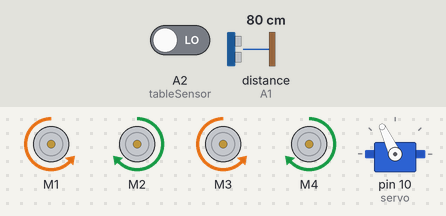
A sketch run on a simulated Arduino Uno, built with avr-gcc and run on an emulated ATmega328P. Parts: 4 × DC motor (green arrow = forward, orange = backward, longer = faster), servo. The test bench sets the inputs (shaded band); at power-on: distance to the obstacle (sensor on A1) 80 cm, A2 (tableSensor) LOW. The echo pulse lasts 58.3 µs per cm.

Above: at 3.2 s.
3.3 s: distance to the obstacle (sensor on A1) set to 7 cm
5.2 s: distance to the obstacle (sensor on A1) set to 4 cm
At 7.4 s:
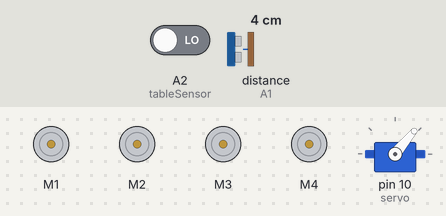
At 8.3 s:
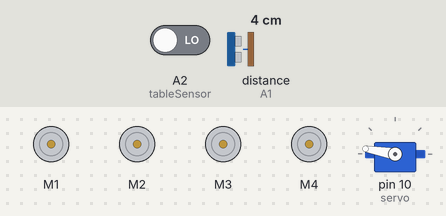
Timing chart, 0 to 18.2 s (numbered marks = the images above; inputs shaded):
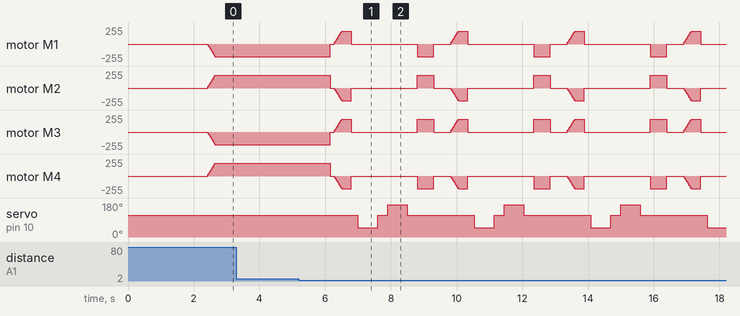

The sketch:

DeskBuddyMotors.ino
```cpp
#include <AFMotor.h>
#include <NewPing.h>
#include <Servo.h>

#define TRIG_PIN A0
#define ECHO_PIN A1
#define MAX_DISTANCE 200
#define MAX_SPEED 190
#define MAX_SPEED_OFFSET 20
#define tableSensor A2

NewPing sonar(TRIG_PIN, ECHO_PIN, MAX_DISTANCE);
AF_DCMotor M1(1);
AF_DCMotor M2(2);
AF_DCMotor M3(3);
AF_DCMotor M4(4);
Servo servo;

boolean goesForward=false;
int distance = 100;
int speedSet = 0;

void setup() {
  Serial.begin(115200);
  M1.setSpeed(250);
  M2.setSpeed(250);
  M3.setSpeed(250);
  M4.setSpeed(250);
  servo.attach(10);
  servo.write(115);
  delay(2000);
  distance = sonar.ping_cm();
}

void loop(){

int falling = digitalRead(tableSensor);


int distanceR = 0;
 int distanceL =  0;
 delay(400);

 if(distance<=5 || falling==1)
 {
  moveStop();
  delay(100);
  moveBackward();
  delay(300);
  moveStop();
  delay(200);
  distanceR = lookRight();
  delay(200);
  distanceL = lookLeft();
  delay(200);

  if(distanceR>=distanceL)
  {
    turnRight();
    moveStop();
  }else
  {
    turnLeft();
    moveStop();
  }
 }else
 {
  moveForward();
  delay(300);
 }
 distance = sonar.ping_cm();

}


int lookRight()
{
    servo.write(50);
    delay(500);
    int distance = sonar.ping_cm();
    delay(100);
    servo.write(115);
    delay(100);
    return distance;

}
int lookLeft()
{
    servo.write(170);
    delay(500);
    int distance = sonar.ping_cm();
    delay(100);
    servo.write(115);
    delay(100);
    return distance;

}
void moveStop(){
  M1.run(RELEASE);
  M2.run(RELEASE);
  M3.run(RELEASE);
  M4.run(RELEASE);
  }
 void moveForward() {

 if(!goesForward)
  {
    goesForward=true;
    M1.run(BACKWARD);
    M2.run(FORWARD);
    M3.run(BACKWARD);
    M4.run(FORWARD);
   for (speedSet = 0; speedSet < MAX_SPEED; speedSet +=4)
   {
    M1.setSpeed(speedSet);
    M2.setSpeed(speedSet);
    M3.setSpeed(speedSet);
    M4.setSpeed(speedSet);
    delay(5);
   }
  }
}

void moveBackward() {
    goesForward=false;
    M1.run(FORWARD);
    M2.run(BACKWARD);
    M3.run(FORWARD);
    M4.run(BACKWARD);
  for (speedSet = 0; speedSet < MAX_SPEED; speedSet +=4)
  {
    M1.setSpeed(speedSet);
    M2.setSpeed(speedSet);
    M3.setSpeed(speedSet);
    M4.setSpeed(speedSet);
    delay(5);
  }
}

void turnRight() {
  M1.run(BACKWARD);
  M2.run(FORWARD);
  M3.run(FORWARD);
  M4.run(BACKWARD);
  delay(500);
    M1.run(BACKWARD);
    M2.run(FORWARD);
    M3.run(BACKWARD);
    M4.run(FORWARD);
}

void turnLeft() {
  M1.run(FORWARD);
  M2.run(BACKWARD);
  M3.run(BACKWARD);
  M4.run(FORWARD);
  delay(500);
    M1.run(BACKWARD);
    M2.run(FORWARD);
    M3.run(BACKWARD);
    M4.run(FORWARD);
}
```

Measured:
- the behaviour switches between 6 and 5 cm on distance to the obstacle (sensor on A1) (found by bisection; images 0 and 1)
- after the input at 3.3 s, every drawn part: stays the same
